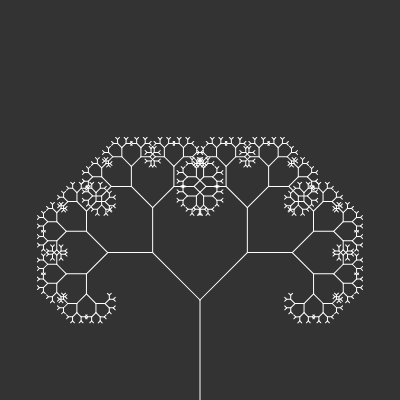
Frame 1 (no input)
Frame 60 (no input): identical to frame 1, image omitted
Frame 120 (the mouse pressed at the canvas centre since frame 60): identical to frame 1, image omitted

The p5.js sketch that drew this single still picture (run headless with seeded random() and noise() and a simulated clock; from frame 60 on, the mouse is pressed at the canvas centre):

// p5.js sketch
// ── sketch.js
var rot = 3.14/4;

function setup(){
	createCanvas(400,400);
}

function draw(){
	background(51);

	var len = 100;
	stroke(255);
	translate(200,height)
	branch(100);
}

function branch(len){
	line(0, 0, 0, -len);
	translate(0, -len);
	// push();
	// rotate(rot);
	// line(0,0,0, -len);
	// pop();
	// push();
	// rotate(-rot);
	// line(0,0,0, -len);
	
	if (len > 4){
		push();
		rotate(rot);
		branch(len * 0.67);
		pop();
		push();
		rotate(-rot);
		branch(len * 0.67);
		pop();
	}
}
